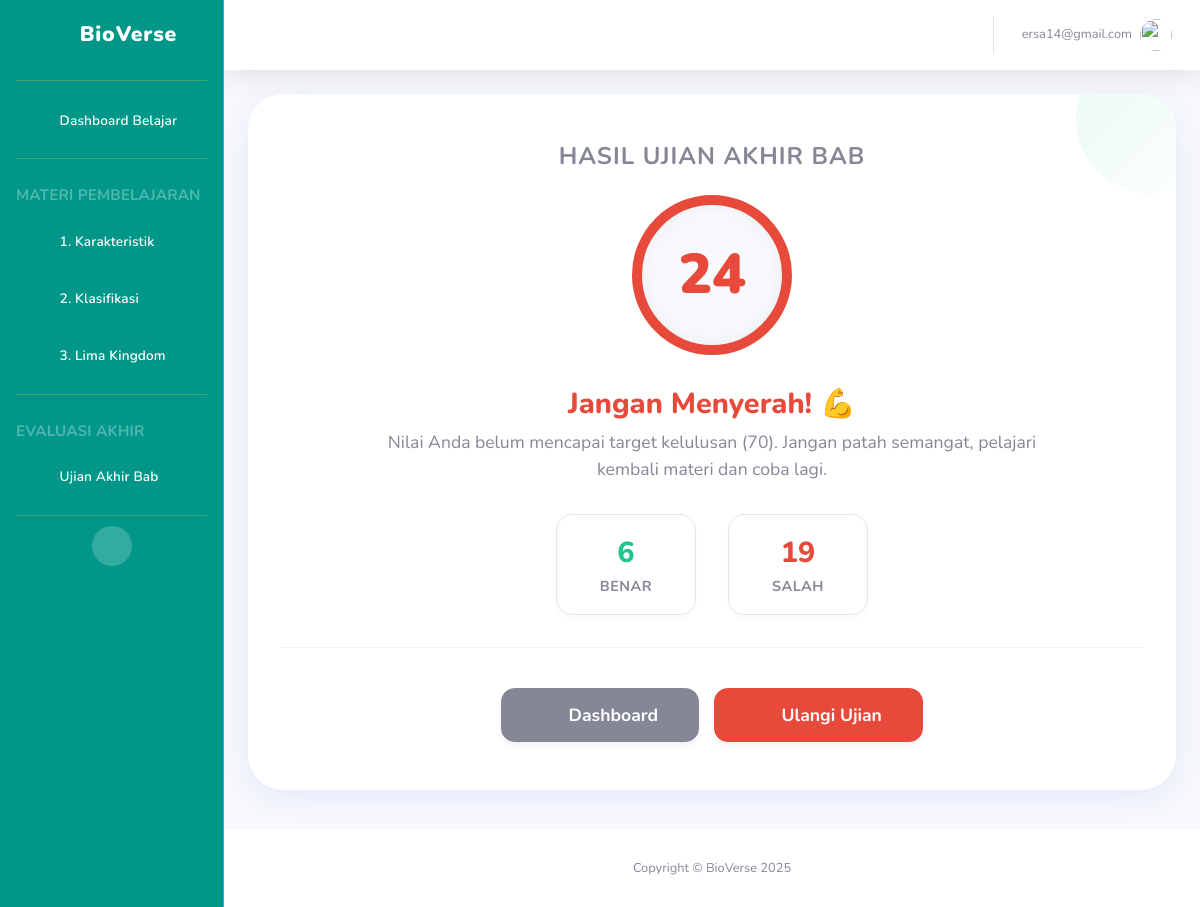
The page /pengayaan/hasil/1/ (signed in) on the database as committed earlier.
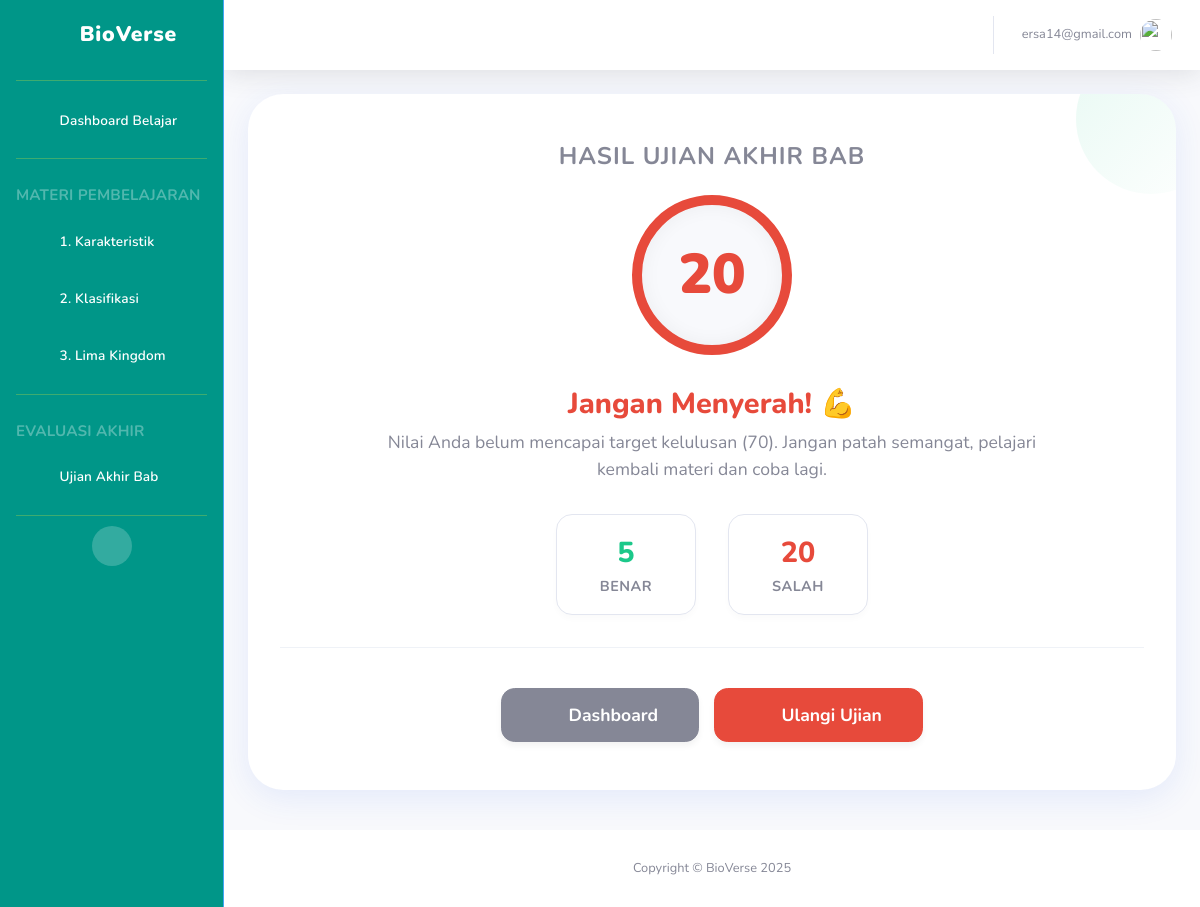
The same page on the database as committed later.
### main/models.py (models this page shows)
class HasilPengayaan(models.Model):
    siswa = models.ForeignKey(User, on_delete=models.CASCADE)
    pengayaan = models.ForeignKey(SoalPengayaan, on_delete=models.CASCADE)
    skor = models.DecimalField(max_digits=5, decimal_places=2)

### main/views.py (the view)
# urls.py: path('pengayaan/hasil/<int:pengayaan_id>/', views.hasil_pengayaan_view, name='hasil_pengayaan'), # <-- TAMBAHKAN INI
@login_required
def hasil_pengayaan_view(request, pengayaan_id):
    pengayaan = get_object_or_404(SoalPengayaan, id=pengayaan_id)
    hasil = get_object_or_404(HasilPengayaan, siswa=request.user, pengayaan=pengayaan)
    pertanyaan_list = pengayaan.pertanyaan_set.all()
    total_soal = pertanyaan_list.count()
    if total_soal > 0:
        jawaban_benar = round((hasil.skor * total_soal) / 100)
        jawaban_salah = total_soal - jawaban_benar
    else:
        jawaban_benar = 0
        jawaban_salah = 0
    context = {
        "pengayaan": pengayaan,
        "hasil": hasil,
        "pertanyaan_list": pertanyaan_list,
        "jawaban_benar": int(jawaban_benar), # Pastikan jadi integer
        "jawaban_salah": int(jawaban_salah),
        "total_soal": total_soal
    }
    return render(request, "main/siswa/hasil_pengayaan.html", context)

### main/templatetags/custom_tags.py (called while the page is built)
@register.simple_tag
def get_latihan_id(subbab_urutan):
    from main.models import LatihanSoal
    try:
        latihan = LatihanSoal.objects.get(subbab__urutan=subbab_urutan)
        return latihan.id
    except LatihanSoal.DoesNotExist:
        return None

@register.simple_tag
def get_pengayaan_id():
    from main.models import SoalPengayaan
    try:
        pengayaan = SoalPengayaan.objects.first()
        if pengayaan:
            return pengayaan.id
        return None
    except SoalPengayaan.DoesNotExist:
        return None

### main/templates/main/siswa/hasil_pengayaan.html (shortened to what this page needs)
{% extends 'main/base.html' %}
{% load static %}
{% block content %}
    <div class="learning-card">
        <h4 class="text-uppercase text-muted mb-4 font-weight-bold" style="letter-spacing: 1px;">
            Hasil {{ pengayaan.judul }}
        </h4>
        <div class="score-circle {% if hasil.skor >= 70 %}pass{% else %}fail{% endif %}">
            <span class="score-value">{{ hasil.skor|floatformat:0 }}</span>
        </div>
        {% if hasil.skor >= 70 %}
            <h2 class="result-title text-success">Luar Biasa! 🎉</h2>
            <p class="result-desc">
                Selamat! Anda telah berhasil menuntaskan materi bab ini dengan sangat baik.
            </p>
        {% else %}
            <h2 class="result-title text-danger">Jangan Menyerah! 💪</h2>
            <p class="result-desc">
                Nilai Anda belum mencapai target kelulusan (70). Jangan patah semangat, pelajari kembali materi dan coba lagi.
            </p>
        {% endif %}
        <div class="stats-container">
            <div class="stat-box">
                <span class="stat-value text-green">{{ jawaban_benar }}</span>
                <span class="stat-label">Benar</span>
            </div>
            <div class="stat-box">
                <span class="stat-value text-red">{{ jawaban_salah }}</span>
                <span class="stat-label">Salah</span>
            </div>
        </div>
        <div class="action-buttons">
            <a href="{% url 'siswa_dashboard' %}" class="btn btn-secondary btn-custom">
                <i class="fas fa-home mr-2"></i> Dashboard
            </a>
            {% if hasil.skor < 70 %}
            <a href="{% url 'pengayaan' pengayaan.id %}" class="btn btn-danger btn-custom">
                <i class="fas fa-redo mr-2"></i> Ulangi Ujian
            </a>
            {% endif %}
        </div>
    </div>
{% endblock %}

Rows that differ between the two databases and show on the page:
changed HasilPengayaan: skor "24" → "20"
Other text that changed with them:
{{ jawaban_benar }}: "6" → "5"
{{ jawaban_salah }}: "19" → "20"
